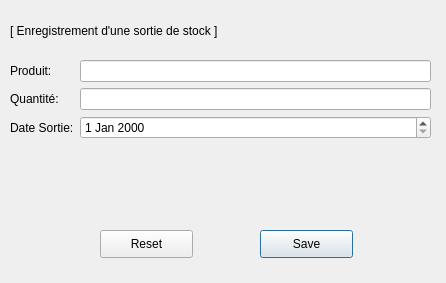
<?xml version="1.0" encoding="UTF-8"?>
<ui version="4.0">
 <class>SortieStock</class>
 <widget class="QDialog" name="SortieStock">
  <property name="geometry">
   <rect>
    <x>0</x>
    <y>0</y>
    <width>446</width>
    <height>283</height>
   </rect>
  </property>
  <property name="windowTitle">
   <string>Dialog</string>
  </property>
  <widget class="QPushButton" name="btnSave">
   <property name="geometry">
    <rect>
     <x>260</x>
     <y>230</y>
     <width>93</width>
     <height>28</height>
    </rect>
   </property>
   <property name="text">
    <string>Save</string>
   </property>
  </widget>
  <widget class="QWidget" name="formLayoutWidget">
   <property name="geometry">
    <rect>
     <x>10</x>
     <y>60</y>
     <width>421</width>
     <height>108</height>
    </rect>
   </property>
   <layout class="QFormLayout" name="formLayout">
    <item row="0" column="0">
     <widget class="QLabel" name="label_2">
      <property name="text">
       <string>Produit:</string>
      </property>
     </widget>
    </item>
    <item row="0" column="1">
     <widget class="QLineEdit" name="txtSortieProd"/>
    </item>
    <item row="1" column="0">
     <widget class="QLabel" name="label_3">
      <property name="text">
       <string>Quantité:</string>
      </property>
     </widget>
    </item>
    <item row="1" column="1">
     <widget class="QLineEdit" name="txtSortieQTE"/>
    </item>
    <item row="2" column="0">
     <widget class="QLabel" name="label_4">
      <property name="text">
       <string>Date Sortie:</string>
      </property>
     </widget>
    </item>
    <item row="2" column="1">
     <widget class="QDateEdit" name="dateEdit"/>
    </item>
   </layout>
  </widget>
  <widget class="QPushButton" name="btnReset4">
   <property name="geometry">
    <rect>
     <x>100</x>
     <y>230</y>
     <width>93</width>
     <height>28</height>
    </rect>
   </property>
   <property name="text">
    <string>Reset</string>
   </property>
  </widget>
  <widget class="QLabel" name="label">
   <property name="geometry">
    <rect>
     <x>10</x>
     <y>20</y>
     <width>311</width>
     <height>21</height>
    </rect>
   </property>
   <property name="text">
    <string>[ Enregistrement d'une sortie de stock ]</string>
   </property>
  </widget>
  <widget class="QLabel" name="lblInfo">
   <property name="geometry">
    <rect>
     <x>100</x>
     <y>200</y>
     <width>251</width>
     <height>20</height>
    </rect>
   </property>
   <property name="text">
    <string/>
   </property>
  </widget>
 </widget>
 <resources/>
 <connections/>
</ui>
